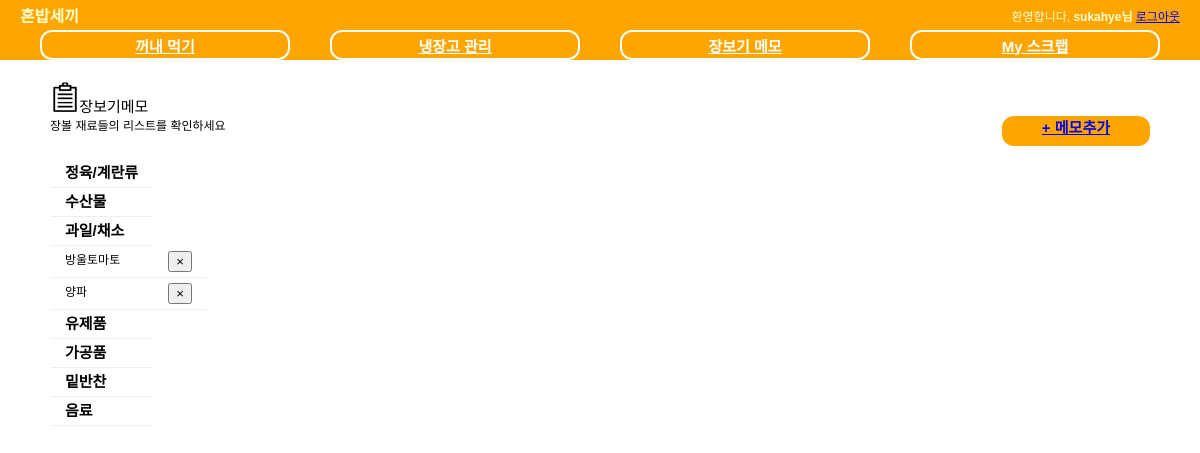
Before: /fridge/shopping/ (signed in) with the older database file.
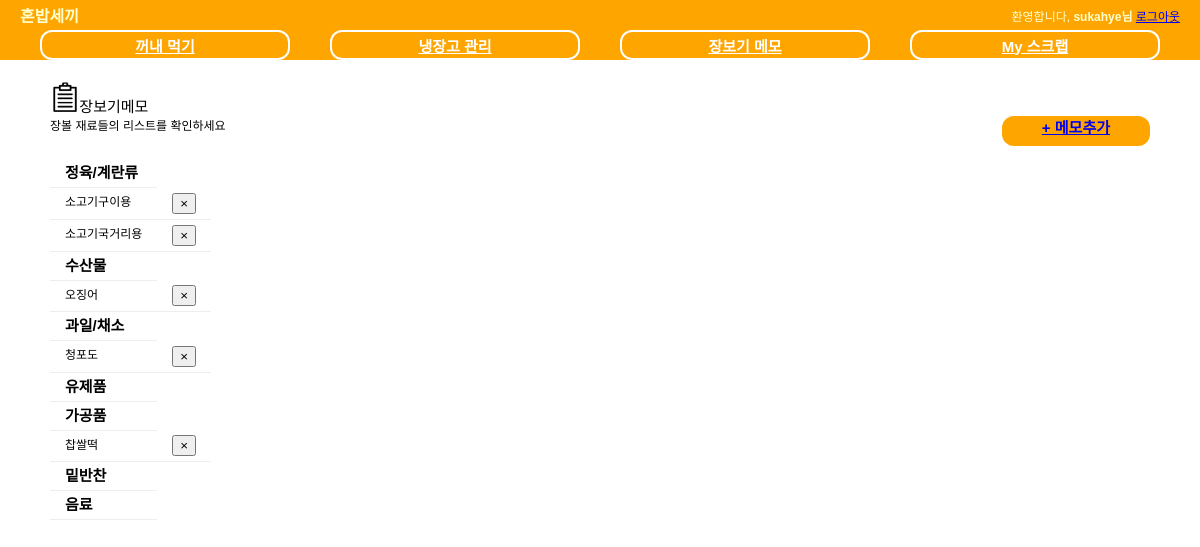
After: the same page with the newer database file.
### fridge/models.py (models this page shows, shortened)
class ShoppingItem(models.Model):
    owner = models.ForeignKey(User, null=True)
    iteminfo = models.ForeignKey(Ingredient, null=True)
    @staticmethod
    def get_shopping_item(owner):
        user_shopping_list = ShoppingItem.objects.filter(owner=owner)
        shopping_list = {}
        shopping_list['meat'] = user_shopping_list.filter(iteminfo__type=1)
        shopping_list['seafood'] = user_shopping_list.filter(iteminfo__type=2)
        shopping_list['fruit'] = user_shopping_list.filter(iteminfo__type=3)
        shopping_list['grain'] = user_shopping_list.filter(iteminfo__type=4)
        shopping_list['milk'] = user_shopping_list.filter(iteminfo__type=5)
        shopping_list['made'] = user_shopping_list.filter(iteminfo__type=6)
        shopping_list['side'] = user_shopping_list.filter(iteminfo__type=7)
        shopping_list['drink'] = user_shopping_list.filter(iteminfo__type=8)
        return shopping_list

class Ingredient(models.Model):
    ingredientName = models.CharField(max_length=50)
    type = models.IntegerField(default=0)
    category = models.IntegerField(default=0)
    storageMethod = models.IntegerField(default=0)
    unit = models.CharField(max_length=100)
    defaultValue = models.IntegerField(default=0)
    ingredientCode = models.IntegerField(default=0)
    def __str__(self):
        return self.ingredientName

### fridge/views.py (the view, shortened to what this page needs)
# urls.py: url(r'^(?P<pk>[0-9]+)/delete/$', ShoppingList.as_view(), name="delete"),
class ShoppingList(View):
    def get(self, request):
        template_name = 'fridge/shopping_memo.html'
        owner = request.user
        shopping_list = ShoppingItem.get_shopping_item(owner)
        return render(request, template_name, {'meat': shopping_list['meat'],
                                               'seafood': shopping_list['seafood'],
                                               'fruit': shopping_list['fruit'],
                                               'grain': shopping_list['grain'],
                                               'milk': shopping_list['milk'],
                                               'made': shopping_list['made'],
                                               'side': shopping_list['side'],
                                               'drink': shopping_list['drink'],
                                               })

### fridge/templates/fridge/shopping_memo.html (shortened to what this page needs)
{% extends "base.html" %}
{% load staticfiles %}
{% block extrastyle %}{% static "fridge/shopping_memo.css" %}{% endblock %}
{% block content %}
<div id="content">
    <p>
        <span style="font-size:15px;"><img src="{% static 'img/memo.png' %}" style="height:30px;">장보기메모<br></span>
        <span>장볼 재료들의 리스트를 확인하세요</span>
        <span id="addmemo"><a href="{% url 'fridge:adding_shopping' %}">&#43 메모추가</a></span>
    </p>
    <table>
        <tbody>
        <tr class="type"><td>정육/계란류</td></tr>
        <br>
        {% for a in meat %}
            <tr>
                <td>{{ a.iteminfo }}</td>
                <td><form method="POST" action="{% url 'fridge:delete' a.id %}">{% csrf_token %}<input type="submit" value="&times"></form></td>
            </tr>
        {% endfor %}
        <tr class="type"><td>수산물</td></tr>
       {% for a in seafood %}
            <tr>
                <td>{{ a.iteminfo }}</td>
                <td><form method="POST" action="{% url 'fridge:delete' a.id %}">{% csrf_token %}<input type="submit" value="&times"></form></td>
            </tr>
        {% endfor %}
        <tr class="type"><td>과일/채소</td></tr>
        {% for a in fruit %}
            <tr>
                <td>{{ a.iteminfo }}</td>
                <td><form method="POST" action="{% url 'fridge:delete' a.id %}">{% csrf_token %}<input type="submit" value="&times"></form></td>
            </tr>
        {% endfor %}
        <tr class="type"><td>유제품</td></tr>
         <tr class="type"><td>가공품</td></tr>
        {% for a in made %}
            <tr>
                <td>{{ a.iteminfo }}</td>
                <td><form method="POST" action="{% url 'fridge:delete' a.id %}">{% csrf_token %}<input type="submit" value="&times"></form></td>
            </tr>
        {% endfor %}
         <tr class="type"><td>밑반찬</td></tr>
        <tr class="type"><td>음료</td></tr>
        </tbody>
    </table>
</div>
{% endblock %}

### templates/base.html (shortened to what this page needs)
<!DOCTYPE html>
<html lang="ko">
<head>
</head>
{% load staticfiles %}
<link rel="stylesheet" type="text/css" href="{% static "css/base.css" %}" />
<link rel="stylesheet" type="text/css" href="{% block extrastyle %}{% endblock %}"/>
<body>
    <div id="header">
        <h2 class="maintitle">혼밥세끼</h2>
        {% if user.is_active %}
        <h4 class="welcome">환영합니다,
            <strong>{% firstof user.get_short_name user.get_username %}님</strong>
            <a href="{% url 'logout' %}">로그아웃</a>
        </h4>
        {% else %}
        <h4 class="welcome">환영합니다, 게스트 사용자님 /
            <a href="{% url 'login' %}">로그인</a>
            <a href="{% url 'register' %}">회원가입</a>
        </h4>
        {% endif %}
    </div>
    <div id="menu">
        <li><a href ="{% url 'fridge:recommendation' %}">꺼내 먹기</a></li>
        <li><a href ="{% url 'fridge:manage' %}">냉장고 관리</a></li>
        <li><a href ="{% url 'fridge:shopping' %}">장보기 메모</a></li>
        <li><a href ="{% url 'fridge:scrap_list' %}">My 스크랩</a></li>
    </div>
    {% block content %} {% endblock %}
</body>
</html>

### static/css/base.css (style rules this page uses)
body { font-family: "Lucida Grande", Verdana, Arial, sans-serif; font-size: 12px; }
div#header { position: absolute; top: 0px; left: 0px; height: 30px; width:100%; display: table; background: orange; }
div#menu { position: absolute; top:30px; left:0px; height:30px; width: 100%; display: table; table-layout:fixed; border-spacing: 40px 0px; background: orange; font-size: 15px; }
div#content { position: absolute; top:70px; left:50px; right:50px; }
.maintitle { display: table-cell; vertical-align: middle; padding-left:20px; color: #ffc; font-weight: bold; font-size: 16px; }
.welcome { display:table-cell; vertical-align: middle; text-align: right; padding-right: 20px; color: #ffc; font-weight: normal; font-size: 12px; }
div#menu a:link, div#menu a:visited { color: white; }
div#menu >li { display: table-cell; vertical-align: middle; border: 2px solid white; border-radius: 12px; text-align: center; font-weight: bold; text-decoration:none; }
table { border-collapse: collapse; }
td, th { line-height: 18px; border-bottom: 1px solid #eee; vertical-align: top; padding: 5px 15px; font-family: "Lucida Grande", Verdana, Arial, sans-serif; }

### fridge/static/fridge/shopping_memo.css (style rules this page uses)
span#addmemo { float:right; display: absolute; top:30px; left:0px; height:30px; display: table; table-layout:fixed; border-spacing: 40px 0px; background: orange; font-size: 15px; vertical-align: middle; border-radius: 12px; text-align: center; font-weight: bolder; text-decoration: none; }
tr.type { font-size: 15px; font-weight: bold; }

Changed rows visible on the page:
removed ShoppingItem: iteminfo "방울토마토", shown under "환영합니다, sukahye님로그아웃"
removed ShoppingItem: iteminfo "양파", shown under "환영합니다, sukahye님로그아웃"
added ShoppingItem: iteminfo "소고기구이용", shown under "환영합니다, sukahye님로그아웃"
added ShoppingItem: iteminfo "소고기국거리용", shown under "환영합니다, sukahye님로그아웃"
added ShoppingItem: iteminfo "오징어"
added ShoppingItem: iteminfo "청포도"
added ShoppingItem: iteminfo "찹쌀떡"
